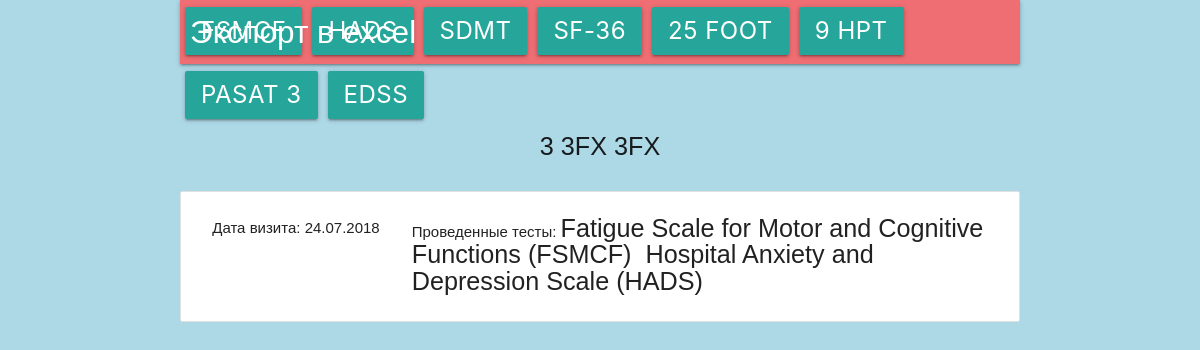
The page /patient/4 on the database its author committed.
### models.py (models this page shows, shortened)
class Person(db.Model):
    __tablename__ = 'person'
    id = db.Column(db.Integer, primary_key=True)
    fname = db.Column(db.String(30), nullable=False)
    sname = db.Column(db.String(30), nullable=False)
    lname = db.Column(db.String(30), nullable=False)
    type = db.Column(db.String(50))
    __mapper_args__ = {
        'polymorphic_on' : type,
        'polymorphic_identity' : 'person'
    }

class Visit(db.Model):
    __tablename__ = 'visit'
    id = db.Column(db.Integer, primary_key=True)
    patient_id = db.Column(db.Integer, db.ForeignKey('patient.id'))
    doctor_id = db.Column(db.Integer, db.ForeignKey('patient.id'))
    visit_date = db.Column(db.DateTime, nullable=False, default=datetime.utcnow)

class BasicTest(db.Model):
    __tablename__ = 'basic_test'
    id = db.Column(db.Integer, primary_key=True)
    visit_id = db.Column(db.Integer, db.ForeignKey('visit.id'), nullable=False)
    screenshot_path = db.Column(db.String(), unique=True, nullable=False)
    type = db.Column(db.String(50))
    __mapper_args__ = {
        'polymorphic_identity' : 'basic_test',
        'polymorphic_on' : type
    }
    def __repr__(self):
        return 'Id: {0}, screen: {1}, type: {2}, visit_Id: {3}'.format(self.id, self.screenshot_path, self.type, self.visit_id)

class FSMC(BasicTest):
    __tablename__ = 'Fatigue Scale for Motor and Cognitive Functions (FSMCF)'
    id = db.Column(db.Integer, db.ForeignKey('basic_test.id'), primary_key=True)
    kog = db.Column(db.Integer)
    mot = db.Column(db.Integer)
    total = db.Column(db.Integer)
    __mapper_args__ = {
        'polymorphic_identity':'Fatigue Scale for Motor and Cognitive Functions (FSMCF)',
    }

class BasicTest(db.Model):
    __tablename__ = 'basic_test'
    id = db.Column(db.Integer, primary_key=True)
    visit_id = db.Column(db.Integer, db.ForeignKey('visit.id'), nullable=False)
    screenshot_path = db.Column(db.String(), unique=True, nullable=False)
    type = db.Column(db.String(50))
    __mapper_args__ = {
        'polymorphic_identity' : 'basic_test',
        'polymorphic_on' : type
    }
    def __repr__(self):
        return 'Id: {0}, screen: {1}, type: {2}, visit_Id: {3}'.format(self.id, self.screenshot_path, self.type, self.visit_id)

class HADS(BasicTest):
    __tablename__ = 'Hospital Anxiety and Depression Scale (HADS)'
    id = db.Column(db.Integer, db.ForeignKey('basic_test.id'), primary_key=True)
    anxiety = db.Column(db.Integer)
    depression = db.Column(db.Integer)
    __mapper_args__ = {
        'polymorphic_identity':'Hospital Anxiety and Depression Scale (HADS)',
    }

### app.py (the view)
@app.route('/patient/<patient_id>', methods=['GET','POST'])
def patient_view(patient_id):
    patient = Patient.query.get(patient_id)
    visits = Visit.query.filter_by(patient_id = patient_id).all()
    visit_tests = []
    for visit in visits:
        tests = []
        tests.append(visit)
        tests.append(BasicTest.query.filter_by(visit_id = visit.id).all())
        visit_tests.append(tests)
    print(visit_tests)
    return render_template("patient_view.html", visit_tests = visit_tests, patient = patient)

### templates/patient_view.html (shortened to what this page needs)
{% extends "basic.html" %}
{% block title %}
  <link rel="stylesheet" type=text/css href="{{ url_for('static', filename='css/materialize/materialize.min.css')}}">
{% endblock %}
{% block body %}
    <div class="container">
      <nav>
        <div class="nav-wrapper">
          <a href="#!" class="brand-logo excel-logo">Экспорт в excel</a>
          <ul class="right">
            {% for test_name in ['FSMCF', 'HADS', 'SDMT', 'SF-36', '25 Foot', '9 HPT', 'PASAT 3', 'EDSS'] %}
             <li><button class="flow-text btn export-btn" value="{{ test_name }}">{{ test_name }}</button></li>
            {% endfor %}
          </ul>
        </div>
      </nav>
      <p class="flow-text">{{ patient.sname }} {{ patient.fname }} {{ patient.lname }}</p>
      <ul class="collection">
        {% for visit,tests in visit_tests %}
        <li class="collection-item" data-visit="{{ visit.id }}">
          <div class="row mb-0">
            <p class="col s3 left-align">
              Дата визита: {{ visit.visit_date.strftime('%d.%m.%Y') }}
            </p>
            <p class="col s9 left-align">
              Проведенные тесты:
              {% for test in tests %}
                <span class="flow-text">{{test.type}}&nbsp;<span>
              {% endfor %}
            </p>
          </div>
          {% endfor %}
        </li>
      </ul>
    </div>
{% endblock %}

### static/css/style.css (style rules this page uses)
* { font-family: Trebuchet MS, palatino linotype, sans-serif; }
p { text-align: center; }

### static/css/styles.css (style rules this page uses)
.export-btn { margin-top: -5px; margin-left: 5px; margin-right: 5px; line-height: 48px; height: 48px; font-size: 24px; }
.excel-logo { margin-left: 10px; }
.mb-0 { margin-bottom: 0 !important; }

### rows shown on the page
Person: sname "3", fname "3FX", lname "3FX"
Visit: visit_date "24.07.2018"
FSMC: type "Fatigue Scale for Motor and Cognitive Functions (FSMCF)"
HADS: type "Hospital Anxiety and Depression Scale (HADS)"

### other values the page prints
{{ test_name }} "FSMCF" "HADS" "SDMT" "SF-36" "25 FOOT" "9 HPT" "PASAT 3" "EDSS"
